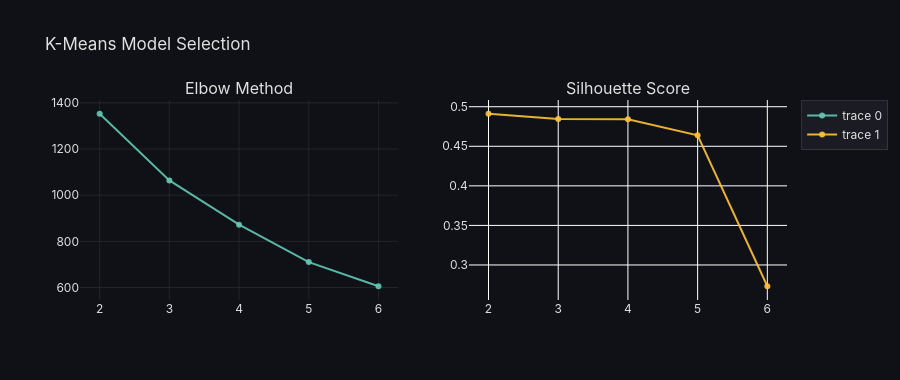

The cell this chart's notebook holds for it:
### Markdown cell above
## 2. K-Means Clustering

Hard cluster assignment on scaled feature space (returns, volatility, momentum).

K-Means minimises:
$$\sum_{k=1}^K \sum_{x \in C_k} \|x - \mu_k\|^2$$

No emission or transition structure is purely geometric.

### Code cell
# Elbow method + silhouette
inertias, silhouettes = [], []
for k in range(2, 7):
    km = KMeans(n_clusters=k, random_state=42, n_init=10)
    labels_k = km.fit_predict(X_scaled_train)
    inertias.append(km.inertia_)
    silhouettes.append(silhouette_score(X_scaled_train, labels_k))
    print(f"K={k}  inertia={km.inertia_:.1f}  silhouette={silhouettes[-1]:.4f}")

fig = make_subplots(rows=1, cols=2, subplot_titles=("Elbow Method", "Silhouette Score"))
fig.add_trace(go.Scatter(x=list(range(2,7)), y=inertias, mode="lines+markers",
    line=dict(color="rgba(99,200,180,0.9)")), row=1, col=1)
fig.add_trace(go.Scatter(x=list(range(2,7)), y=silhouettes, mode="lines+markers",
    line=dict(color="rgba(255,195,55,0.9)")), row=1, col=2)
fig.update_layout(height=380, title="K-Means Model Selection", **_DARK_LAYOUT)
fig.show()

### Figure 1 — Plotly figure (JSON) as saved in the notebook; plotly's stock layout.template omitted (floating-point values rounded to 4 significant figures)
{"data": [{"line": {"color": "rgba(99,200,180,0.9)"}, "mode": "lines+markers", "type": "scatter", "x": [2, 3, 4, 5, 6], "xaxis": "x", "y": [1353.0, 1064.0, 872.4, 710.1, 605.5], "yaxis": "y"}, {"line": {"color": "rgba(255,195,55,0.9)"}, "mode": "lines+markers", "type": "scatter", "x": [2, 3, 4, 5, 6], "xaxis": "x2", "y": [0.4911, 0.4845, 0.4842, 0.4639, 0.2731], "yaxis": "y2"}], "layout": {"annotations": [{"font": {"size": 16}, "showarrow": false, "text": "Elbow Method", "x": 0.225, "xanchor": "center", "xref": "paper", "y": 1, "yanchor": "bottom", "yref": "paper"}, {"font": {"size": 16}, "showarrow": false, "text": "Silhouette Score", "x": 0.775, "xanchor": "center", "xref": "paper", "y": 1, "yanchor": "bottom", "yref": "paper"}], "font": {"color": "#e0e0e0", "family": "Inter, Arial, sans-serif"}, "height": 380, "legend": {"bgcolor": "rgba(30,30,40,0.8)", "bordercolor": "rgba(80,80,80,0.5)", "borderwidth": 1}, "paper_bgcolor": "rgba(15,17,22,1)", "plot_bgcolor": "rgba(15,17,22,1)", "title": {"text": "K-Means Model Selection"}, "xaxis": {"anchor": "y", "domain": [0, 0.45], "gridcolor": "rgba(80,80,80,0.3)", "showgrid": true, "zeroline": false}, "xaxis2": {"anchor": "y2", "domain": [0.55, 1]}, "yaxis": {"anchor": "x", "domain": [0, 1], "gridcolor": "rgba(80,80,80,0.3)", "showgrid": true, "zeroline": false}, "yaxis2": {"anchor": "x2", "domain": [0, 1]}}}
